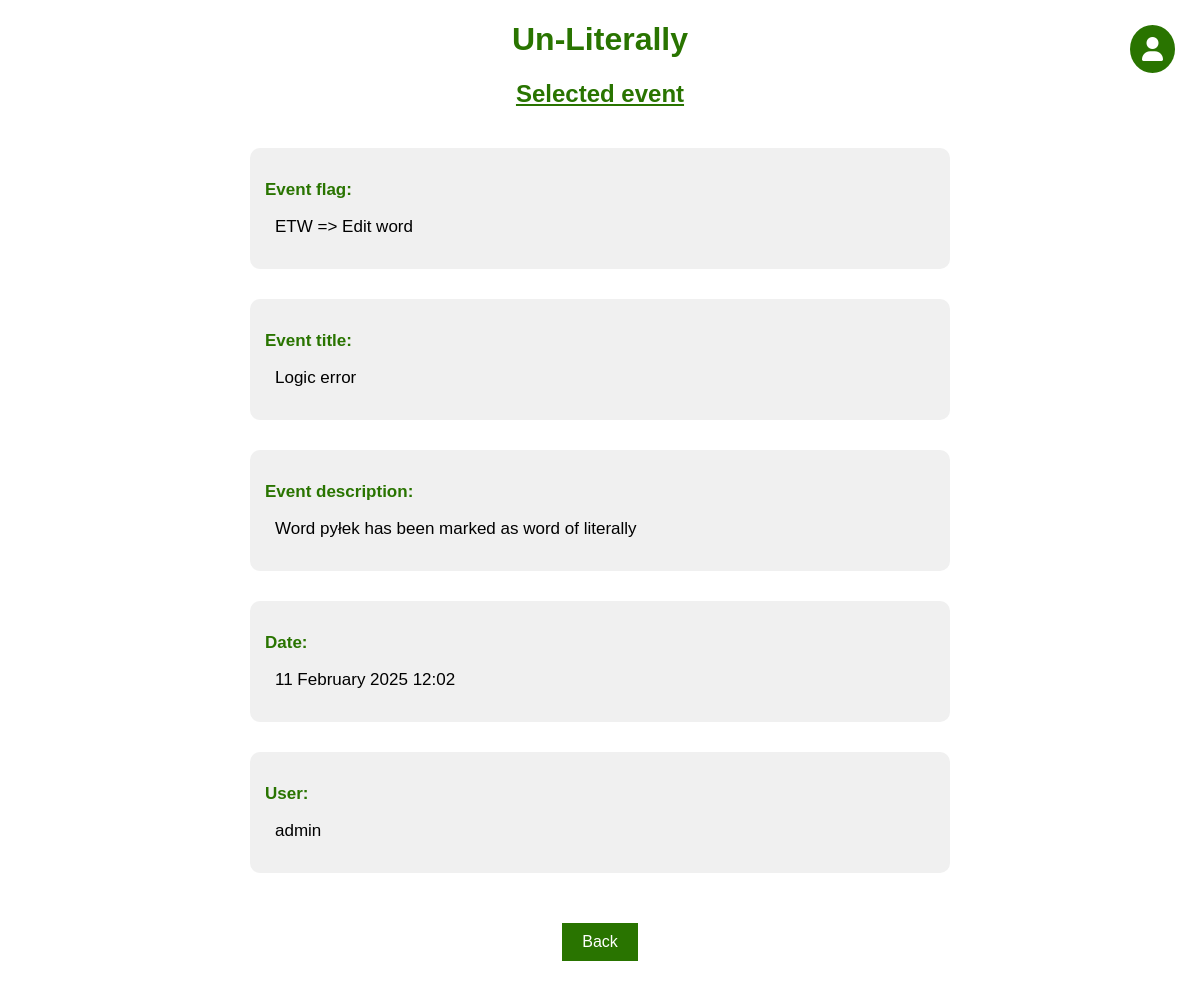
/show/event_146 (signed in), run on the app's committed database.
### app.py (models this page shows)
class History(db.Model):
    id = db.Column(db.Integer, primary_key=True)
    flag = db.Column(db.String(3), db.ForeignKey('flags.name'))
    date = db.Column(db.DateTime, default=datetime.utcnow)
    title = db.Column(db.String(5000), nullable=False)
    description = db.Column(db.String(5000), nullable=True)
    user = db.Column(db.String(50), nullable=False)

class Flags(db.Model):
    id = db.Column(db.Integer, primary_key=True)
    name = db.Column(db.String(3), nullable=False)
    description = db.Column(db.String(5000), nullable=False)
    events = db.relationship('History', backref='flags')

### app.py (the view)
@app.route('/show/event_<int:id>')
@login_required
def show_event(id):
    if 1 == current_user.role_id:
        try:
            event_to_show = History.query.get_or_404(id)
            flag = Flags.query.filter(Flags.name == event_to_show.flag).first()
            return render_template('show_event.html', event=event_to_show, flag=flag)
        except Exception as e:
            title = 'There was an issue deleting this event'
            log_events(flag='ER?', title=title, description=e)
            return render_template('error_page.html', message=title)
    else:
        title = 'permission to look into history events'
        log_events(flag='ER!', title=f'No {title}', description=None)
        return render_template('error_page.html', message=f'You dont have {title}')

### app.py (called while the page is built)
@login_manager.user_loader
def load_user(user_id):
    return User.query.get(user_id)

### templates/show_event.html (shortened to what this page needs)
{% extends 'base.html' %}
{% block head %}
<link rel="stylesheet" href="https://cdnjs.cloudflare.com/ajax/libs/font-awesome/6.0.0-beta3/css/all.min.css">
{% endblock %}
{% block body %}
<div class="name">
    <h1 style="text-align: center; color: #297400; font-family: Arial; font-weight: bold;">Un-Literally</h1>
    <h2 style="text-align: center; color: #297400; text-decoration: underline; font-family: Arial; font-weight: bold;">Selected event</h2>
</div>
<div class="container_column">
    <div class="info_block">
        <p class="info_label">Event flag:</p>
        <p class="info_value">{{event.flag}}  =>  {{flag.description}}</p>
    </div>
    <div class="info_block">
        <p class="info_label">Event title:</p>
        <p class="info_value">{{event.title}}</p>
    </div>
    <div class="info_block">
        <p class="info_label">Event description:</p>
        <p class="info_value">{{event.description}}</p>
    </div>
    <div class="info_block">
        <p class="info_label">Date:</p>
        <p class="info_value">{{event.date.strftime("%d %B %Y %H:%M")}}</p>
    </div>
    <div class="info_block">
        <p class="info_label">User:</p>
        <p class="info_value">{{event.user}}</p>
    </div>
    <div class="button-container">
        <button class="back_button_v2" onclick="window.location='/history'">Back</button>
    </div>
</div>
<div class="user-dropdown-container">
    <button class="user-icon" onclick="toggleDropdown()">
        <i class="fas fa-user"></i>
    </button>
</div>
{% endblock %}

### static/css/main.css (style rules this page uses)
body, html { margin: 0; font-family: sans-serif; background-color: #FFFFFF; }
.name { margin: 0 auto; width: 400px; }
.container_column { max-width: 800px; margin: auto; padding: 20px; display: flex; flex-wrap: wrap; justify-content: center; }
.container_column { display: flex; flex-direction: column; align-items: center; padding: 20px; margin: auto; max-width: 1000px; width: 90%; box-sizing: border-box; }
.button-container { display: flex; justify-content: center; gap: 20px; width: 100%; margin-top: 20px; }
button { padding: 10px 20px; font-size: 16px; border: none; cursor: pointer; transition: background-color 0.3s; }
button, input[type="submit"] { padding: 15px 40px; font-size: 18px; border: none; cursor: pointer; transition: background-color 0.3s; }
.accept_button, .back_button_v2 { padding: 10px 20px; font-size: 16px; border: none; cursor: pointer; transition: background-color 0.3s; }
.back_button_v2 { background-color: #297400; color: white; }
.info_block { background-color: #f0f0f0; padding: 15px; border-radius: 10px; width: 100%; box-sizing: border-box; max-width: 700px; margin-bottom: 30px; position: relative; }
.info_label { color: #297400; font-size: 17px; font-weight: bold; margin-bottom: 5px; }
.info_value { font-size: 17px; margin-left: 10px; }
.user-dropdown-container { position: absolute; top: 25px; right: 25px; }
.user-icon { background-color: #297400; color: white; border: none; padding: 12px; border-radius: 50%; font-size: 24px; cursor: pointer; display: flex; align-items: center; justify-content: center; }

### data on the page
History: flag "ETW", title "Logic error", description "Word pyłek has been marked as word of literally", date "11 February 2025 12:02", user "admin"
Flags: description "Edit word"
